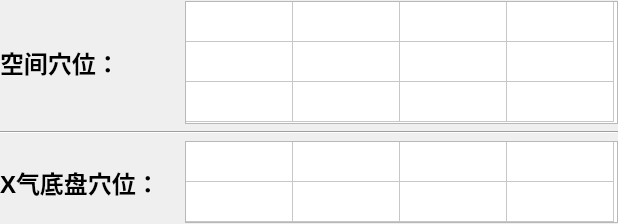
<?xml version="1.0" encoding="UTF-8"?>
<ui version="4.0">
 <class>Form</class>
 <widget class="QWidget" name="Form">
  <property name="geometry">
   <rect>
    <x>0</x>
    <y>0</y>
    <width>618</width>
    <height>224</height>
   </rect>
  </property>
  <property name="sizePolicy">
   <sizepolicy hsizetype="Preferred" vsizetype="Preferred">
    <horstretch>0</horstretch>
    <verstretch>0</verstretch>
   </sizepolicy>
  </property>
  <property name="maximumSize">
   <size>
    <width>16777215</width>
    <height>250</height>
   </size>
  </property>
  <property name="windowTitle">
   <string>Form</string>
  </property>
  <layout class="QVBoxLayout" name="verticalLayout">
   <property name="leftMargin">
    <number>0</number>
   </property>
   <property name="topMargin">
    <number>0</number>
   </property>
   <property name="rightMargin">
    <number>0</number>
   </property>
   <property name="bottomMargin">
    <number>0</number>
   </property>
   <item>
    <layout class="QHBoxLayout" name="horizontalLayout">
     <item>
      <widget class="QLabel" name="label">
       <property name="minimumSize">
        <size>
         <width>179</width>
         <height>0</height>
        </size>
       </property>
       <property name="font">
        <font>
         <pointsize>18</pointsize>
         <bold>true</bold>
        </font>
       </property>
       <property name="text">
        <string>空间穴位：</string>
       </property>
      </widget>
     </item>
     <item>
      <widget class="QTableWidget" name="tableWidget">
       <property name="minimumSize">
        <size>
         <width>431</width>
         <height>123</height>
        </size>
       </property>
       <property name="maximumSize">
        <size>
         <width>16777215</width>
         <height>123</height>
        </size>
       </property>
       <property name="font">
        <font>
         <pointsize>14</pointsize>
        </font>
       </property>
       <property name="rowCount">
        <number>3</number>
       </property>
       <property name="columnCount">
        <number>4</number>
       </property>
       <attribute name="horizontalHeaderVisible">
        <bool>false</bool>
       </attribute>
       <attribute name="horizontalHeaderDefaultSectionSize">
        <number>107</number>
       </attribute>
       <attribute name="verticalHeaderVisible">
        <bool>false</bool>
       </attribute>
       <attribute name="verticalHeaderDefaultSectionSize">
        <number>40</number>
       </attribute>
       <row/>
       <row/>
       <row/>
       <column/>
       <column/>
       <column/>
       <column/>
      </widget>
     </item>
    </layout>
   </item>
   <item>
    <widget class="Line" name="line">
     <property name="orientation">
      <enum>Qt::Orientation::Horizontal</enum>
     </property>
    </widget>
   </item>
   <item>
    <layout class="QHBoxLayout" name="horizontalLayout_2">
     <item>
      <widget class="QLabel" name="label_2">
       <property name="minimumSize">
        <size>
         <width>179</width>
         <height>0</height>
        </size>
       </property>
       <property name="font">
        <font>
         <pointsize>18</pointsize>
         <bold>true</bold>
        </font>
       </property>
       <property name="text">
        <string>X气底盘穴位：</string>
       </property>
      </widget>
     </item>
     <item>
      <widget class="QTableWidget" name="tableWidget_2">
       <property name="minimumSize">
        <size>
         <width>431</width>
         <height>82</height>
        </size>
       </property>
       <property name="maximumSize">
        <size>
         <width>16777215</width>
         <height>82</height>
        </size>
       </property>
       <property name="font">
        <font>
         <pointsize>14</pointsize>
        </font>
       </property>
       <property name="rowCount">
        <number>2</number>
       </property>
       <property name="columnCount">
        <number>4</number>
       </property>
       <attribute name="horizontalHeaderVisible">
        <bool>false</bool>
       </attribute>
       <attribute name="horizontalHeaderDefaultSectionSize">
        <number>107</number>
       </attribute>
       <attribute name="verticalHeaderVisible">
        <bool>false</bool>
       </attribute>
       <attribute name="verticalHeaderDefaultSectionSize">
        <number>40</number>
       </attribute>
       <row/>
       <row/>
       <column/>
       <column/>
       <column/>
       <column/>
      </widget>
     </item>
    </layout>
   </item>
  </layout>
 </widget>
 <resources/>
 <connections/>
</ui>
